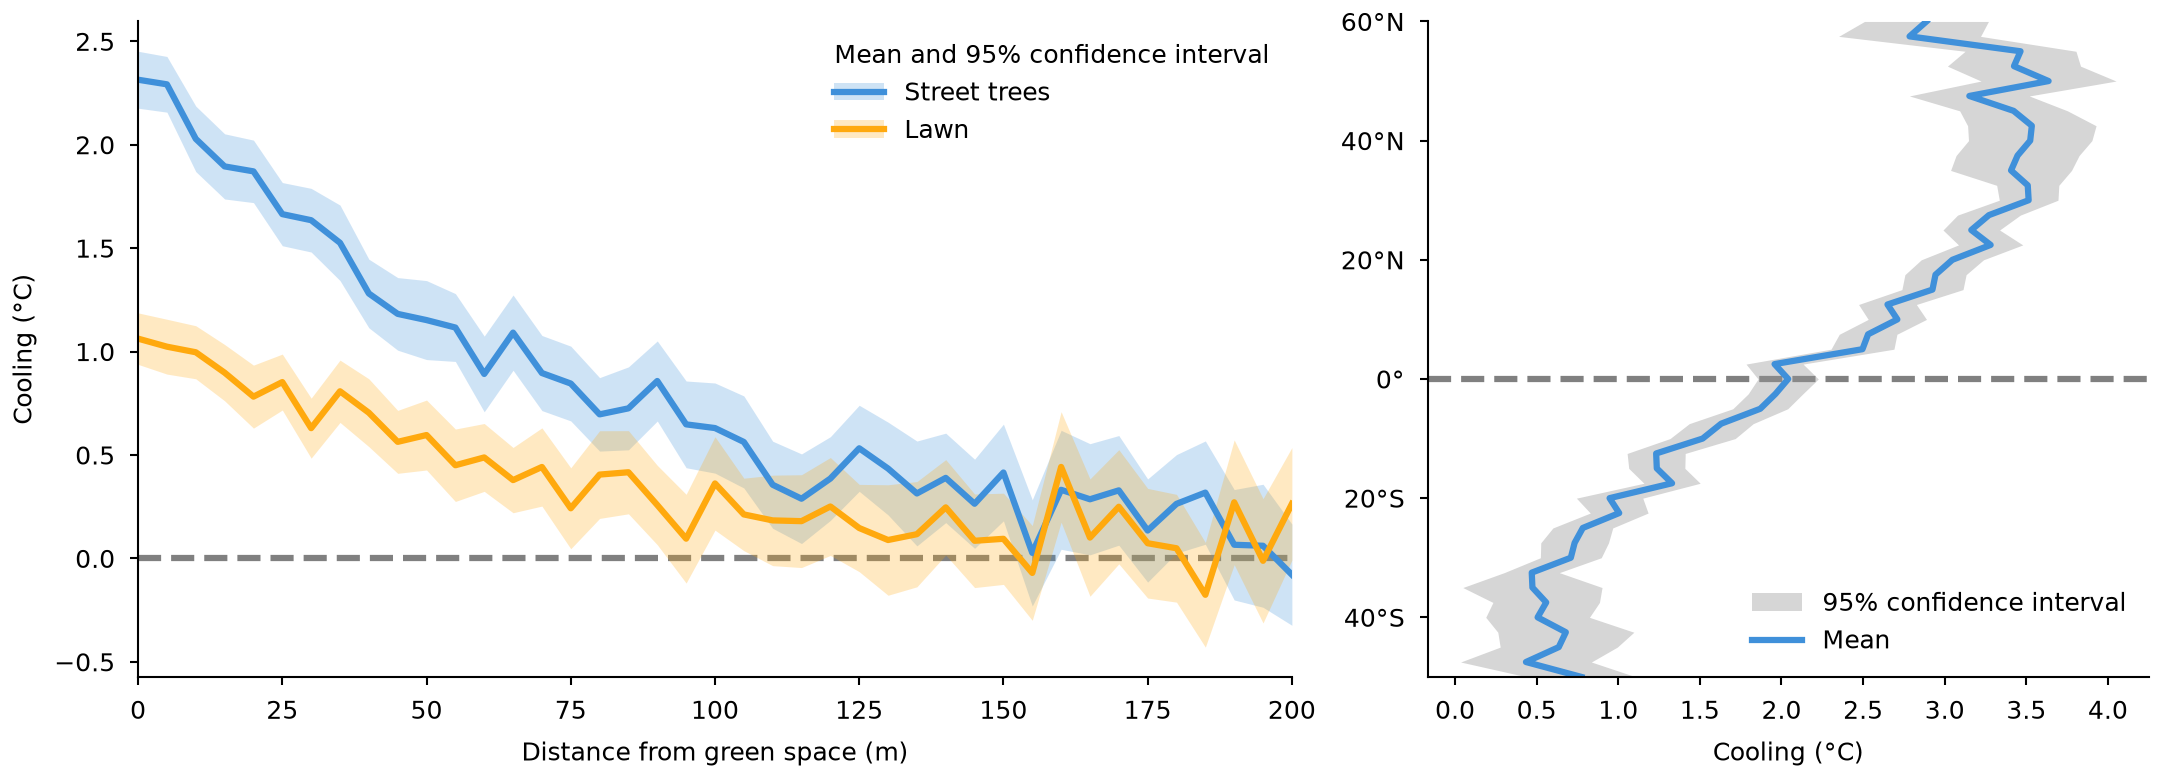

Write Python code to recreate this figure.
"""Confidence bands: two group means with 95% intervals, and a latitude profile.
Synthetic data. Writes snippet.png next to this file.
"""

import os
from pathlib import Path

import matplotlib.pyplot as plt
import numpy as np
from matplotlib.legend_handler import HandlerTuple
from matplotlib.patches import Patch

MM = 1 / 25.4
STYLE_DIR = Path(__file__).resolve().parent / "../../../styles"
GROUPS = {"Street trees": "C0", "Lawn": "C1"}
BAND_ALPHA = 0.25
Z95 = 1.96  # normal quantile


def mean_and_ci(samples):
    """Mean over axis 0 and the half-width of its 95% confidence interval."""
    mean = samples.mean(axis=0)
    half = Z95 * samples.std(axis=0, ddof=1) / np.sqrt(samples.shape[0])
    return mean, half


def bands_by_group(ax, rng):
    distance = np.linspace(0, 200, 41)
    keys = []
    for (group, color), depth in zip(GROUPS.items(), (2.4, 1.1)):
        truth = depth * np.exp(-distance / 70)
        samples = truth + rng.normal(0, 0.6 + distance / 300, (80, distance.size))
        mean, half = mean_and_ci(samples)
        ax.fill_between(distance, mean - half, mean + half, color=color,
                        alpha=BAND_ALPHA, linewidth=0)
        line, = ax.plot(distance, mean, color=color)
        keys.append((Patch(facecolor=color, alpha=BAND_ALPHA), line))
    # ndivide=1 overlays the band patch and its line in one key.
    ax.legend(keys, list(GROUPS), title="Mean and 95% confidence interval",
              alignment="left", handler_map={tuple: HandlerTuple(ndivide=1)},
              loc="upper right", frameon=False)
    ax.axhline(0, color="0.5", ls="--", zorder=0)
    ax.set(xlim=(0, 200), xlabel="Distance from green space (m)",
           ylabel="Cooling (°C)")


def latitude_profile(ax, rng):
    latitude = np.arange(-50, 61, 2.5)
    truth = 2 + 1.5 * np.cos(np.radians(latitude - 40) * 2.2)
    count = np.where(np.abs(latitude) < 35, 160, 40)
    mean, half = np.empty(latitude.size), np.empty(latitude.size)
    for i, (center, n) in enumerate(zip(truth, count)):
        mean[i], half[i] = mean_and_ci(rng.normal(center, 1.2, n))
    # fill_betweenx fills between two x curves along y.
    ax.fill_betweenx(latitude, mean - half, mean + half, color="0.6",
                     alpha=0.4, linewidth=0, label="95% confidence interval")
    ax.plot(mean, latitude, color="C0", label="Mean")
    ax.axhline(0, color="0.5", ls="--", zorder=0)
    ax.set_yticks(np.arange(-40, 61, 20),
                  [f"{abs(v)}°{'N' if v > 0 else 'S' if v < 0 else ''}"
                   for v in np.arange(-40, 61, 20)])
    ax.set(ylim=(-50, 60), xlabel="Cooling (°C)")
    ax.legend(loc="lower right", frameon=False)


def main():
    rng = np.random.default_rng(9)
    default = STYLE_DIR / "default.mplstyle"
    sheets = [default] if default.is_file() else []
    if selected := os.environ.get("CEDALION_STYLE"):
        sheet = Path(selected).expanduser()
        sheets.append(sheet if sheet.is_file() else STYLE_DIR / (selected.removesuffix(".mplstyle") + ".mplstyle"))
    width_mm = float(os.environ.get("CEDALION_WIDTH_MM", 183))
    with plt.style.context(sheets):
        fig, axes = plt.subplots(1, 2, figsize=(width_mm * MM, 66 * MM),
                                 gridspec_kw={"width_ratios": [1.6, 1]},
                                 layout="constrained")
        bands_by_group(axes[0], rng)
        latitude_profile(axes[1], rng)
        fig.savefig(os.environ.get("CEDALION_SNIPPET_PNG", Path(__file__).with_name("snippet.png")), dpi=300)
        plt.close(fig)


if __name__ == "__main__":
    main()
